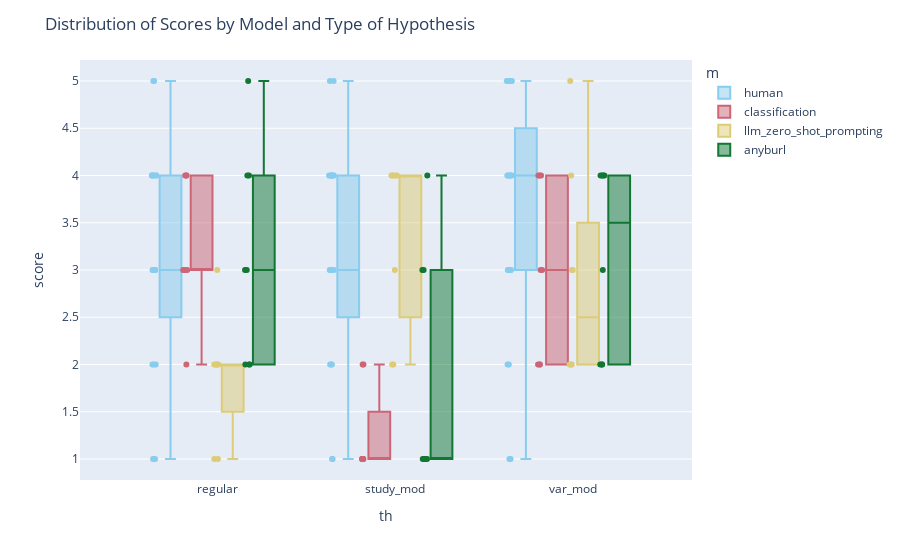

Notebook cell for this chart:
### Code cell
color_palette = px.colors.qualitative.Safe
columns = ["user_id", "score", "th", "giv", "i_shuffled", "m"]
df_score_h_ai_human = pd.concat([human_h[columns], ai_h[columns]])

fig = px.box(df_score_h_ai_human, x='th', y='score', color='m', points='all',
             #labels={'Score': 'Scores', 'Model': 'Models', 'Type of Hypothesis': 'Type of Hypothesis'}
             color_discrete_sequence=color_palette
             )
fig.update_layout(title='Distribution of Scores by Model and Type of Hypothesis')
fig.write_image("../visualisations/user_studies_ai_human_h_scores.pdf", format='pdf')
fig.show()

### Figure 1 — Plotly figure (JSON) as saved in the notebook; plotly's stock layout.template omitted (floating-point values rounded to 4 significant figures)
{"data": [{"alignmentgroup": "True", "boxpoints": "all", "hovertemplate": "m=human<br>th=%{x}<br>score=%{y}<extra></extra>", "legendgroup": "human", "marker": {"color": "rgb(136, 204, 238)"}, "name": "human", "notched": false, "offsetgroup": "human", "orientation": "v", "showlegend": true, "type": "box", "x": ["regular", "regular", "regular", "regular", "regular", "regular", "regular", "regular", "regular", "regular", "regular", "regular", "regular", "regular", "regular", "regular", "regular", "regular", "regular", "regular", "study_mod", "study_mod", "study_mod", "study_mod", "study_mod", "study_mod", "study_mod", "study_mod", "study_mod", "study_mod", "study_mod", "study_mod", "study_mod", "study_mod", "study_mod", "study_mod", "study_mod", "study_mod", "study_mod", "study_mod", "var_mod", "var_mod", "var_mod", "var_mod", "var_mod", "var_mod", "var_mod", "var_mod", "var_mod", "var_mod", "var_mod", "var_mod", "var_mod", "var_mod", "var_mod", "var_mod", "var_mod", "var_mod", "var_mod", "var_mod"], "x0": " ", "xaxis": "x", "y": [3, 5, 2, 1, 4, 2, 3, 4, 3, 4, 1, 2, 4, 3, 5, 3, 3, 3, 4, 4, 1, 4, 2, 3, 5, 4, 3, 3, 4, 3, 1, 5, 4, 3, 2, 4, 4, 3, 4, 2, 2, 3, 4, 1, 5, 4, 5, 4, 3, 3, 1, 2, 5, 3, 4, 5, 5, 4, 4, 3], "y0": " ", "yaxis": "y"}, {"alignmentgroup": "True", "boxpoints": "all", "hovertemplate": "m=classification<br>th=%{x}<br>score=%{y}<extra></extra>", "legendgroup": "classification", "marker": {"color": "rgb(204, 102, 119)"}, "name": "classification", "notched": false, "offsetgroup": "classification", "orientation": "v", "showlegend": true, "type": "box", "x": ["regular", "regular", "regular", "regular", "regular", "regular", "regular", "regular", "study_mod", "study_mod", "study_mod", "study_mod", "study_mod", "study_mod", "study_mod", "study_mod", "var_mod", "var_mod", "var_mod", "var_mod", "var_mod", "var_mod", "var_mod", "var_mod"], "x0": " ", "xaxis": "x", "y": [3, 2, 4, 4, 3, 3, 4, 3, 1, 1, 2, 2, 1, 1, 1, 1, 4, 2, 4, 2, 2, 3, 4, 3], "y0": " ", "yaxis": "y"}, {"alignmentgroup": "True", "boxpoints": "all", "hovertemplate": "m=llm_zero_shot_prompting<br>th=%{x}<br>score=%{y}<extra></extra>", "legendgroup": "llm_zero_shot_prompting", "marker": {"color": "rgb(221, 204, 119)"}, "name": "llm_zero_shot_prompting", "notched": false, "offsetgroup": "llm_zero_shot_prompting", "orientation": "v", "showlegend": true, "type": "box", "x": ["regular", "regular", "regular", "regular", "regular", "regular", "regular", "regular", "study_mod", "study_mod", "study_mod", "study_mod", "study_mod", "study_mod", "study_mod", "study_mod", "var_mod", "var_mod", "var_mod", "var_mod", "var_mod", "var_mod", "var_mod", "var_mod"], "x0": " ", "xaxis": "x", "y": [2, 1, 1, 3, 2, 2, 2, 2, 2, 2, 4, 3, 4, 4, 4, 4, 2, 2, 4, 2, 5, 3, 3, 2], "y0": " ", "yaxis": "y"}, {"alignmentgroup": "True", "boxpoints": "all", "hovertemplate": "m=anyburl<br>th=%{x}<br>score=%{y}<extra></extra>", "legendgroup": "anyburl", "marker": {"color": "rgb(17, 119, 51)"}, "name": "anyburl", "notched": false, "offsetgroup": "anyburl", "orientation": "v", "showlegend": true, "type": "box", "x": ["regular", "regular", "regular", "regular", "regular", "regular", "regular", "regular", "study_mod", "study_mod", "study_mod", "study_mod", "study_mod", "study_mod", "study_mod", "study_mod", "var_mod", "var_mod", "var_mod", "var_mod", "var_mod", "var_mod", "var_mod", "var_mod"], "x0": " ", "xaxis": "x", "y": [5, 2, 4, 4, 2, 2, 3, 3, 1, 1, 3, 1, 3, 4, 1, 1, 2, 4, 2, 2, 4, 4, 3, 4], "y0": " ", "yaxis": "y"}], "layout": {"boxmode": "group", "legend": {"title": {"text": "m"}, "tracegroupgap": 0}, "margin": {"t": 60}, "title": {"text": "Distribution of Scores by Model and Type of Hypothesis"}, "xaxis": {"anchor": "y", "domain": [0, 1], "title": {"text": "th"}}, "yaxis": {"anchor": "x", "domain": [0, 1], "title": {"text": "score"}}}}
